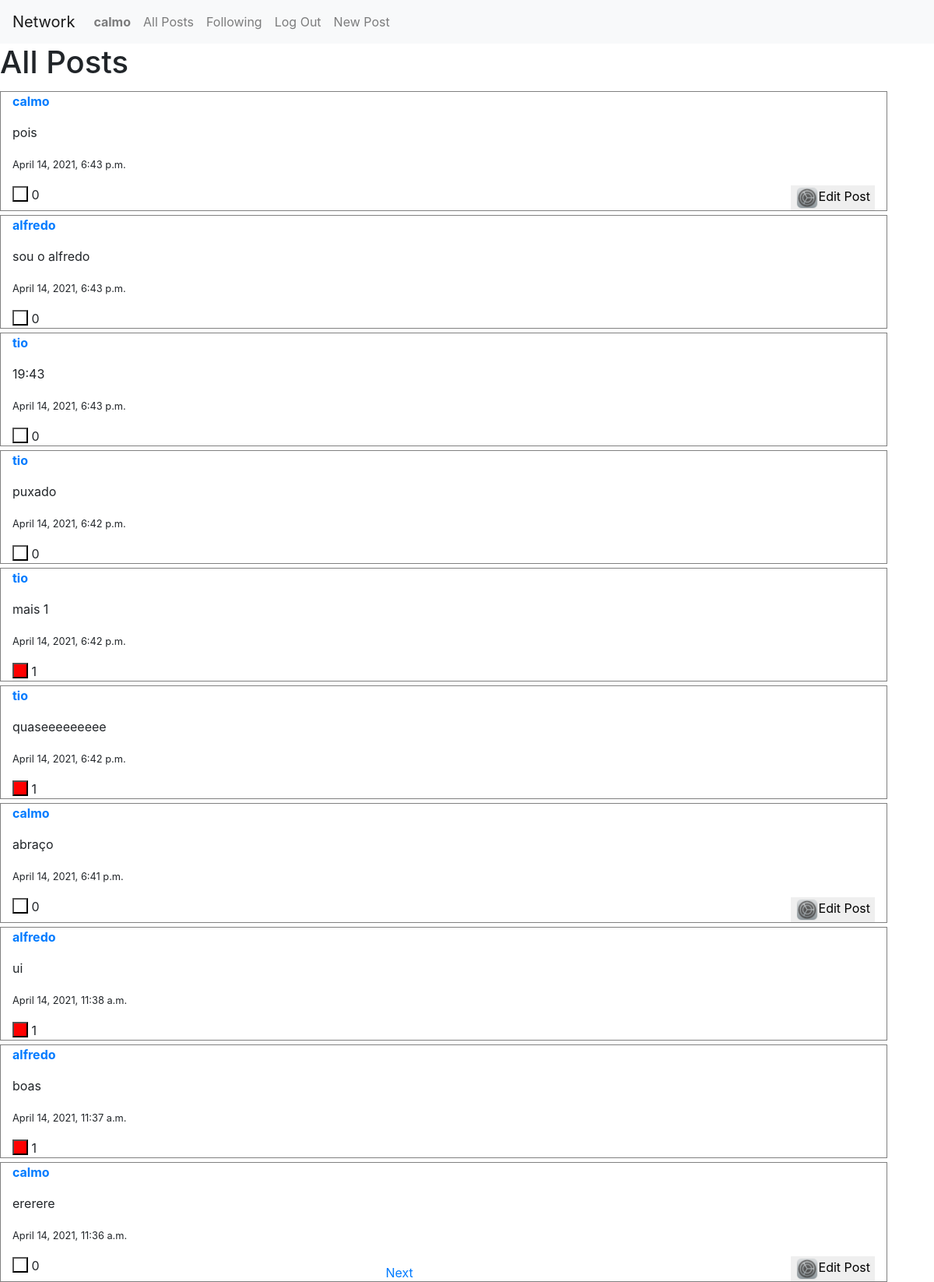
Before: / (signed in) with the older database file.
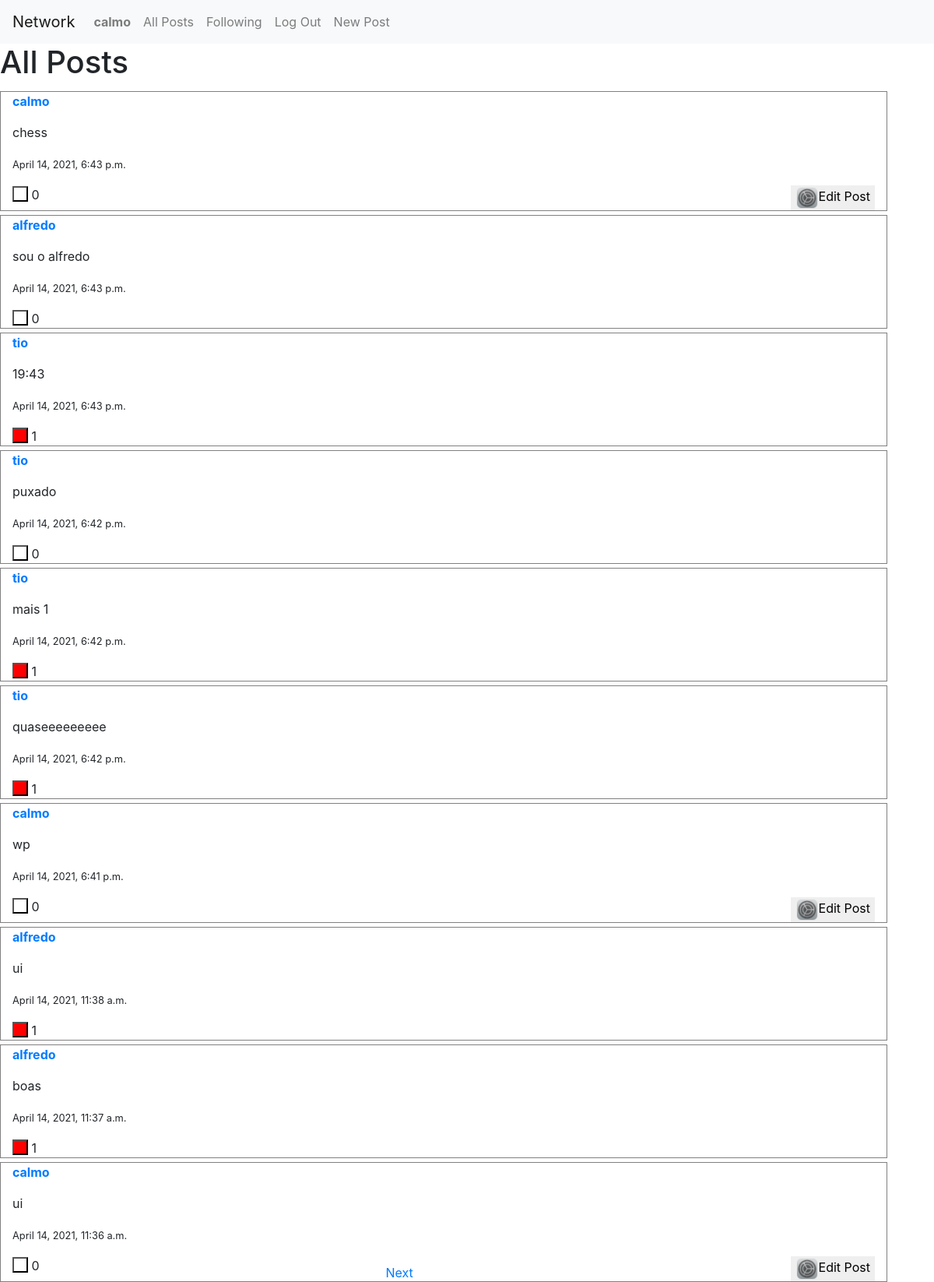
After: the same page with the newer database file.
### network/models.py (models this page shows)
class Post(models.Model):
    user = models.ForeignKey(settings.AUTH_USER_MODEL, on_delete=models.CASCADE)
    text = models.CharField(max_length= 300)
    created_at = models.DateTimeField(auto_now_add=True)
    likes = models.IntegerField(default = 0) # number of likes start at 0
    user_likes = models.ManyToManyField(User, blank = True, related_name='user_likes')

class User(AbstractUser):
    pass

### network/views.py (the view)
# urls.py: path("", views.index, name="index"),
def index(request):
    all_posts = Post.objects.all() #- means that its desceding order newer to older
    all_posts = all_posts.order_by('-created_at')
    for post in all_posts:
        post.likes = post.user_likes.count()
    page = request.GET.get('page', 1)
    paginator = Paginator(all_posts, 10)
    try:
        posts = paginator.page(page)
    except PageNotAnInteger:
        posts = paginator.page(1)
    except EmptyPage:
        posts = paginator.page(paginator.num_pages)
    return render(request, "network/index.html",{
        "posts":posts
    })

### network/templates/network/index.html (shortened to what this page needs)
{% extends "network/layout.html" %}
{% load static %}
{% block body %}
    <h1>All Posts</h1>
    <div id="all_posts">
      {% for post in posts%}
        <div class="container"
              <p><a href="{% url 'profile' post.user.username %}"><strong>{{ post.user.username }}</strong></a></p>
              <p id = "edit_p{{post.id}}" >{{post.text}}</p>
              <p> <small>{{post.created_at}}</small></p>
              {% if request.user in post.user_likes.all %}
                <button id ="change_l{{post.id}}" class="dislike" onclick = "manage_likes('{{ post.id }}','change_l')"></button>
              {% else %}
                <button id="change_d{{post.id}}" class="like" onclick = "manage_likes('{{ post.id }}','change_d')"></button>
              {% endif %}
              <div id = "likes{{post.id}}" class="image" >
                {{post.likes}}
              </div>
              {% if user.get_username == post.user.username %}
                <button class="edit" onclick = "send_edit_post('{{ post.id }}')"> <img src="{% static 'network/edit.png' %}" width="30" height="30" >Edit Post</button>
              {% endif %}
        </div>
      {% endfor %}
      <div class="bottom">
        {% if posts.has_next %}
          <a href="{% url 'index' %}?page={{ posts.next_page_number }}">Next</a>
        {% endif %}
      </div>
    </div>
{% endblock %}

Changed rows visible on the page:
changed Post: text "pois" → "chess"
changed Post (number 3 of 10 on the later page): likes "0" → "1"
changed Post "April 14, 2021, 6:41 p.m.": text "abraço" → "wp"
changed Post "April 14, 2021, 11:36 a.m.": text "ererere" → "ui"
